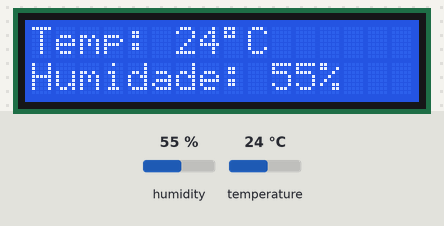
Recording of a sketch running on a simulated Arduino Uno, built with avr-gcc and run on an emulated ATmega328P. Shown: 16×2 character LCD. Inputs (shaded band) come from the test bench; at power-on: humidity 55 %, temperature 24 °C.

Above: at 1.2 s.
1.3 s: humidity set to 22 %
At 3.3 s:
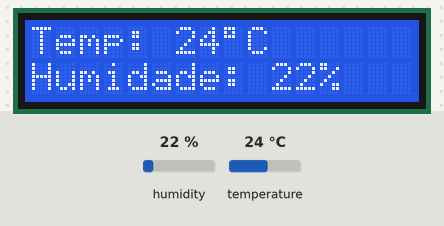
3.6 s: temperature set to 12 °C
At 4.6 s:
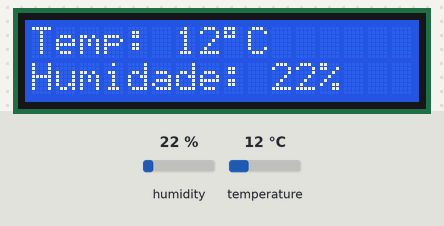
5.6 s: humidity set to 40 %
At 6.8 s:
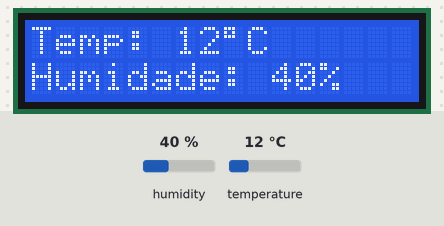
7.7 s: temperature set to 19 °C
At 9.1 s:
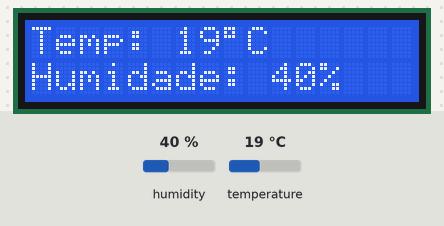
Timing chart, 0 to 10.7 s (numbered marks = the images above; inputs shaded):
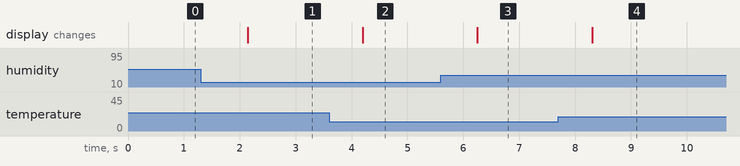

Measured:
- after the input at 1.3 s, the display: changes after 0.84 s (image 1)
- after the input at 3.6 s, the display: changes after 0.60 s (image 2)
- after the input at 5.6 s, the display: changes after 0.65 s (image 3)
- after the input at 7.7 s, the display: changes after 0.60 s (image 4)

The sketch:

temperature_humidity_control.ino
```cpp
#include <dht11.h>
#include <LiquidCrystal.h>

#define DHT11_PIN 2

LiquidCrystal lcd(7, 8, 9, 10, 11, 12);
dht11 DHT11;

void setup() {
  Serial.begin(9600);
  lcd.begin(16, 2);
}

void loop() {
  int chk = DHT11.read(DHT11_PIN);
  lcd.setCursor(0, 0);

  lcd.print("Temp: ");
  lcd.print(DHT11.temperature);
  lcd.print((char)223);
  lcd.print("C");

  lcd.setCursor(0, 1);

  lcd.print("Humidade: ");
  lcd.print(DHT11.humidity);
  lcd.print("%");

  delay(1000);
}
```
